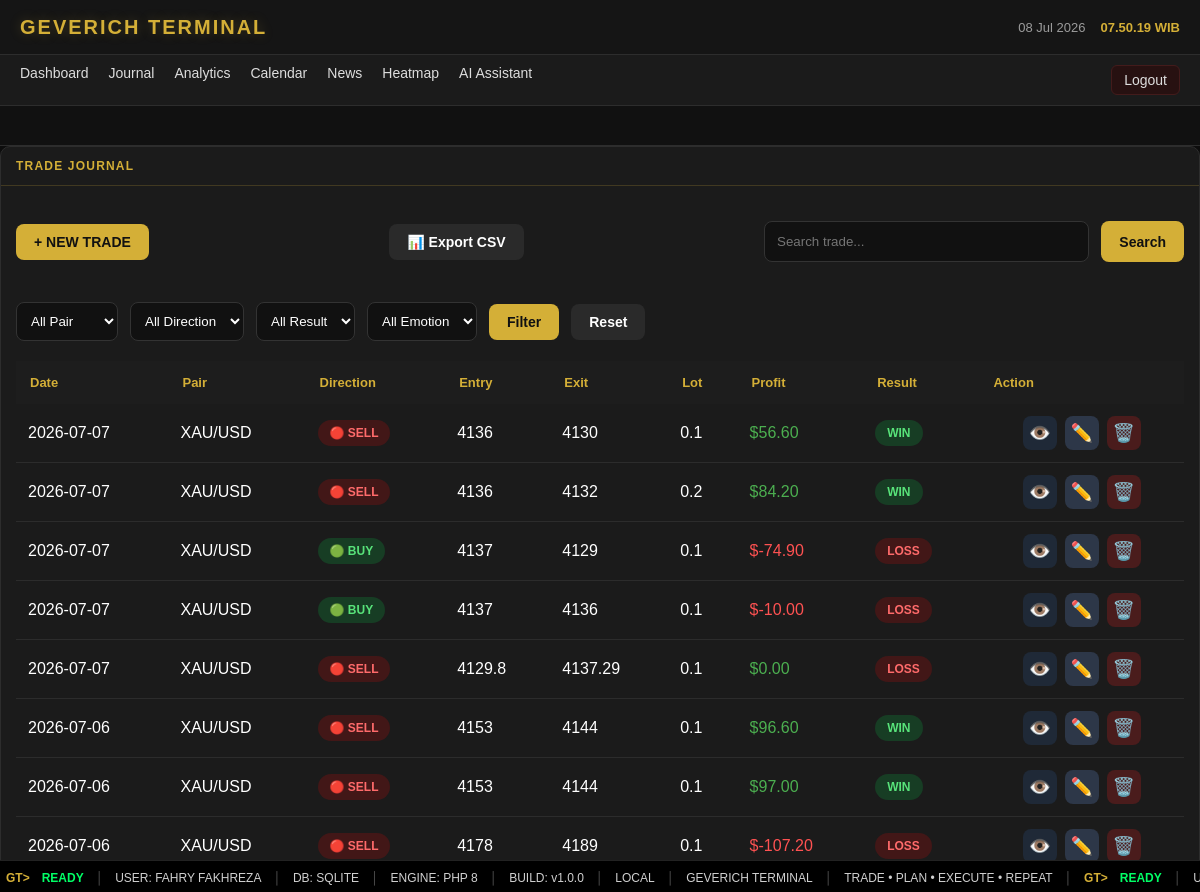
The app's page /index.php?page=journal (signed in) with its own data.
### tables this page shows
CREATE TABLE trades (

id INTEGER PRIMARY KEY AUTOINCREMENT,

tanggal TEXT NOT NULL,

pair TEXT NOT NULL,

direction TEXT NOT NULL,

entry_price REAL NOT NULL,

sl REAL,

tp REAL,

exit_price REAL,

lot REAL,

profit_usd REAL DEFAULT 0,

hasil TEXT,

emotion TEXT,

note TEXT,

created_at DATETIME DEFAULT CURRENT_TIMESTAMP

, user_id INTEGER DEFAULT 1, rr REAL DEFAULT 0, strategy TEXT);

### pages/journal.php (the view, shortened to what this page needs)
<?php
            $userId = $_SESSION['user_id'];
$db = getDB();
            $sql = "SELECT * FROM trades WHERE user_id = ?";
            $params = [$userId];
$sql .= " ORDER BY tanggal DESC, id DESC";
$stmt = $db->prepare($sql);
$stmt->execute($params);
$trades = $stmt->fetchAll();
?>
<div class="card">
    <div class="panel-title">
        TRADE JOURNAL
    </div>
    <div class="panel-content">
<div class="journal-header">
    <a href="?page=journal-create" class="btn btn-primary">
        + NEW TRADE
    </a>
   <a href="pages/export-csv.php" class="btn btn-secondary">
📊 Export CSV
</a>
    <form method="GET" class="journal-search">
        <input
            type="text"
            name="search"
            placeholder="Search trade..."
            value="<?= htmlspecialchars($_GET['search'] ?? '') ?>"
        >
        <button class="btn btn-primary">
            Search
        </button>
    </form>
</div>
    <form method="GET" class="journal-filter">
    <select name="pair">
        <option value="">All Pair</option>
    </select>
    <select name="direction">
    <option value="">All Direction</option>
</select>
<select name="hasil">
    <option value="">All Result</option>
</select>
<select name="emotion">
    <option value="">All Emotion</option>
</select>
    <button class="btn btn-primary">
        Filter
    </button>
    <a href="?page=journal" class="btn btn-secondary">
        Reset
    </a>
</form>
        <table class="trade-table">
            <thead>
            <tr>
                <th>Date</th>
                <th>Pair</th>
                <th>Direction</th>
                <th>Entry</th>
                <th>Exit</th>
                <th>Lot</th>
                <th>Profit</th>
                <th>Result</th>
                <th>Action</th>
            </tr>
            </thead>
            <tbody>
            <?php foreach($trades as $trade): ?>
            <tr>
                <td><?= $trade['tanggal'] ?></td>
                <td><?= $trade['pair'] ?></td>
<td>
<?php if($trade['direction']=="BUY"): ?>
<span class="badge badge-buy">
🟢 BUY
</span>
<?php else: ?>
<span class="badge badge-sell">
🔴 SELL
</span>
<?php endif; ?>
</td>
                <td><?= $trade['entry_price'] ?></td>
                <td><?= $trade['exit_price'] ?></td>
                <td><?= $trade['lot'] ?></td>
<td>
<?php
$profit=(float)$trade['profit_usd'];
?>
<span style="color:<?= $profit>=0 ? '#4caf50' : '#ff5252' ?>">
$<?= number_format($profit,2) ?>
</span>
</td>
                <td>
<?php
$class="badge-be";
if($trade['hasil']=="WIN"){
    $class="badge-win";
}
if($trade['hasil']=="LOSS"){
    $class="badge-loss";
}
?>
<span class="badge <?= $class ?>">
<?= $trade['hasil'] ?>
</span>
</td>
<td>
<div class="action-group">
<a href="?page=trade-view&id=<?= $trade['id'] ?>" class="action-btn view">
👁️
</a>
<a href="?page=trade-edit&id=<?= $trade['id'] ?>" class="action-btn edit">
✏️
</a>
<a href="pages/delete-trade.php?id=<?= $trade['id'] ?>"
class="action-btn delete"
onclick="return confirm('Yakin ingin menghapus trade ini?')">
🗑️
</a>
</div>
</td>
            </tr>
            <?php endforeach; ?>
            </tbody>
        </table>
    </div>
</div>

### assets/css/style.css (style rules this page uses)
html, body { height: 100%; -webkit-font-smoothing: antialiased; -moz-osx-font-smoothing: grayscale; }
body { background: radial-gradient(circle at top, #111 0%, #0d0d0d 60%); color: var(--text); }
:root { --gold:#d4af37; --bg:#0d0d0d; --bg-panel:#151515; --bg-card:#1b1b1b; --border:#2d2d2d; --text:#ffffff; --text-muted:#9b9b9b; --gold-glow: rgba(212, 175, 55, 0.25); }
* { margin:0; padding:0; box-sizing:border-box; font-family:Arial, sans-serif; }
body { background:var(--bg); color:var(--text); padding-bottom:32px; }
.card { background:var(--bg-card); border:1px solid var(--border); border-radius:10px; overflow:hidden; }
.panel-title { padding:12px 15px; border-bottom:1px solid var(--border); color:var(--gold); font-weight:bold; font-size:12px; border-bottom: 1px solid rgba(212, 175, 55, 0.2); letter-spacing: 1.2px; }
.panel-content { padding:15px; }
.btn { display:inline-flex; align-items:center; justify-content:center; padding:10px 18px; border:none; border-radius:8px; font-size:14px; font-weight:600; text-decoration:none; cursor:pointer; transition:.25s; }
.btn-primary { background:#d4af37; color:#111; }
.btn-secondary { background:#2a2a2a; color:#fff; }
.journal-header { display:flex; justify-content:space-between; align-items:center; gap:20px; margin-bottom:20px; }
.journal-search { display:flex; gap:10px; width:420px; }
.journal-search input { flex:1; }
.trade-table { width:100%; border-collapse:collapse; }
.trade-table th { background:#1d1d1d; color:var(--gold); padding:14px; font-size:13px; text-align:left; }
.trade-table td { padding:12px; border-bottom:1px solid #2c2c2c; }
.journal-search { display:flex; gap:12px; margin:20px 0; }
.journal-search input { flex:1; padding:12px; background:#111; border:1px solid #333; color:white; border-radius:8px; }
.journal-filter { display:flex; gap:12px; margin-bottom:20px; align-items:center; }
.journal-filter select { padding:10px; background:#111; color:#fff; border:1px solid #333; border-radius:8px; }
.badge { display:inline-block; padding:6px 12px; border-radius:20px; font-size:12px; font-weight:bold; }
.badge-buy { background:#173d24; color:#58e37a; }
.badge-sell { background:#421717; color:#ff6b6b; }
.badge-win { background:#173d24; color:#58e37a; }
.badge-loss { background:#421717; color:#ff6b6b; }
.action-btn { display:inline-flex; justify-content:center; align-items:center; width:34px; height:34px; border-radius:8px; text-decoration:none; font-size:18px; transition:.2s; cursor:pointer; }
.action-group { display:flex; justify-content:center; align-items:center; gap:8px; }
.action-btn.view { background:#1f2937; }
.action-btn.edit { background:#2d3748; }
.action-btn.delete { background:#4a1c1c; }

### records on screen
trades: tanggal "2026-07-07", pair "XAU/USD", direction "🔴 SELL", entry_price "4136", exit_price "4130", lot "0.1", profit_usd "56.60", hasil "WIN"
trades: tanggal "2026-07-07", pair "XAU/USD", direction "🔴 SELL", entry_price "4136", exit_price "4132", lot "0.2", profit_usd "84.20", hasil "WIN"
trades: tanggal "2026-07-07", pair "XAU/USD", direction "🟢 BUY", entry_price "4137", exit_price "4129", lot "0.1", profit_usd "-74.90", hasil "LOSS"
trades: tanggal "2026-07-07", pair "XAU/USD", direction "🟢 BUY", entry_price "4137", exit_price "4136", lot "0.1", profit_usd "-10.00", hasil "LOSS"
trades: tanggal "2026-07-07", pair "XAU/USD", direction "🔴 SELL", entry_price "4129.8", exit_price "4137.29", lot "0.1", profit_usd "0.00", hasil "LOSS"
trades: tanggal "2026-07-06", pair "XAU/USD", direction "🔴 SELL", entry_price "4153", exit_price "4144", lot "0.1", profit_usd "96.60", hasil "WIN"
trades: tanggal "2026-07-06", pair "XAU/USD", direction "🔴 SELL", entry_price "4153", exit_price "4144", lot "0.1", profit_usd "97.00", hasil "WIN"
trades: tanggal "2026-07-06", pair "XAU/USD", direction "🔴 SELL", entry_price "4178", exit_price "4189", lot "0.1", profit_usd "-107.20", hasil "LOSS"
